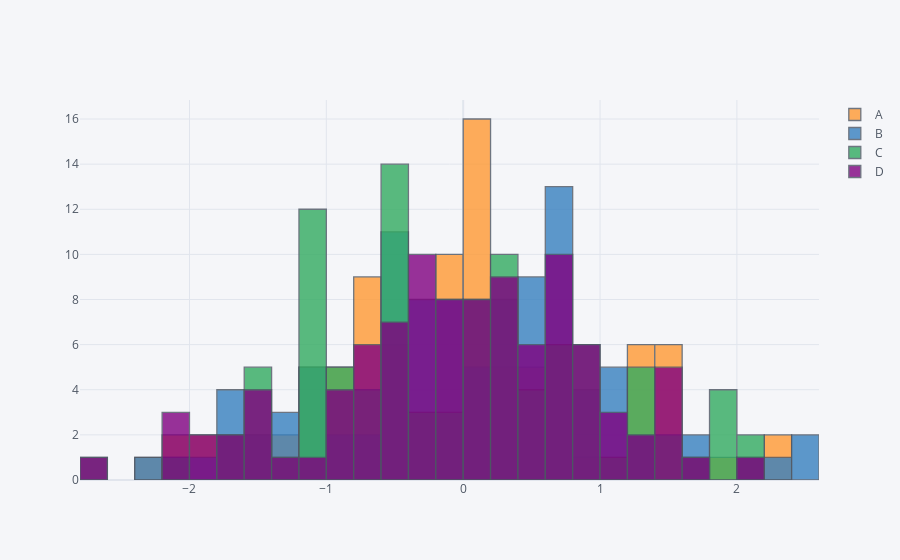

The cell this chart's notebook holds for it:
### Code cell
df.iplot(kind='hist', bins=25)
